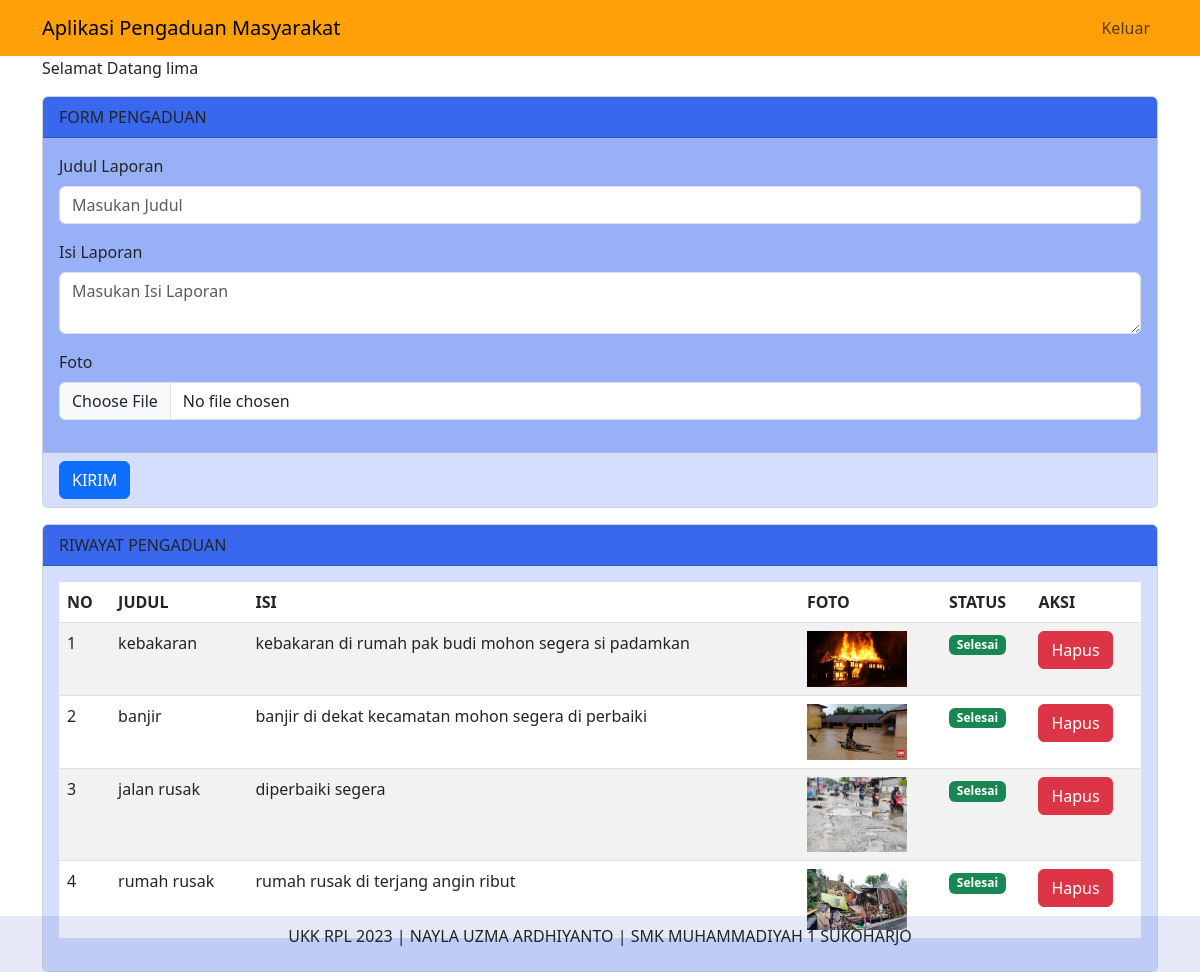
Screenshot of /masyarakat/ (signed in) with the database file from the repository.
### tables this page shows
CREATE TABLE `pengaduan` (
  `id_pengaduan` int(11) NOT NULL,
  `tgl_pengaduan` date NOT NULL,
  `nik` char(16) NOT NULL,
  `judul_laporan` varchar(50) NOT NULL,
  `isi_laporan` text NOT NULL,
  `foto` varchar(255) NOT NULL,
  `status` enum('0','proses','selesai') NOT NULL
);

### masyarakat/home.php (the view, shortened to what this page needs)
<div class="container">
    <div class="row">
        <div class="col-md-12 " mt-3>
            <p>Selamat Datang <?php echo $_SESSION ['nama'] ?></p>
            <div class="card">
            <div class="card-header" style="background-color: #3967ED;">
                FORM PENGADUAN
            </div>
            <div class="card-body" style="background-color: #98B1F6;">
                <form action="" method="POST" enctype="multipart/form-data">
                <div class="mb-3">
                    <label class="form-label">Judul Laporan</label>
                    <input type="text" class="form-control" name="judul_laporan" placeholder="Masukan Judul" required>
                </div>
                <div class="mb-3">
                    <label class="form-label">Isi Laporan</label>
                    <textarea class="form-control" name="isi_laporan" placeholder="Masukan Isi Laporan" required ></textarea>
                </div>
                <div class="mb-3">
                    <label class="form-label">Foto</label>
                    <input type="file" class="form-control" name="foto" required>
                </div>
            </div>
            <div class="card-footer" style="background-color: #D5DFFD;">
                <button type="submit" name="kirim" class="btn btn-primary">KIRIM</button>
            </div>
            <?php
            include '../config/koneksi.php';
            ?>
        </div>
        </div>
    </div>
<div class="row">
    <div class="col-md-12 mt-3">
    <div class="card">
            <div class="card-header" style="background-color: #3967ED;">
                RIWAYAT PENGADUAN
            </div>
            <div class="card-body" style="background-color: #D5DFFD;">
                <table class="table table-striped">
                    <thead>
                        <tr>
                            <th>NO</th>
                            <th>JUDUL</th>
                            <th>ISI</th>
                            <th>FOTO</th>
                            <th>STATUS</th>
                            <th>AKSI</th>
                        </tr>
                    </thead>
                    <tbody>
                                <?php
                                $no = 1;
                                $nik = $_SESSION['nik'];
                                $query = mysqli_query($koneksi, "SELECT * FROM pengaduan WHERE $nik='$nik' ORDER BY id_pengaduan DESC");
                                while ($data = mysqli_fetch_array($query)) { ?>
                                    <tr>
                                        <td><?php echo $no++; ?></td>
                                        <td><?php echo $data['judul_laporan'] ?></td>
                                        <td><?php echo $data['isi_laporan'] ?></td>
                                        <td><img src="../assets/img/<?php echo $data['foto'] ?>" width="100"></td>
                                        <td>
                                            <?php
                                            if ($data['status'] == 'proses') {
                                                echo "<span class='badge bg-warning'>Proses</span>";
                                            }
                                            elseif ($data['status'] == 'selesai') {
                                                echo "<span class='badge bg-success'>Selesai</span>";
                                            }
                                            else {
                                                echo "<span class='badge bg-danger'>Menunggu</span>";
                                            }
                                            ?>
                                        </td>
                                        <td>
                                        <button type="button" class="btn btn-danger" data-bs-toggle="modal" data-bs-target="#hapusModal<?php echo $data['id_pengaduan'] ?>">
                                                Hapus
                                            </button>
                                        </td>
                                    </tr>
                                    <?php } ?>
                    </tbody>
                </table>
            </div>
        </div>
    </div>
</div>
</div>

### rows the page displays
pengaduan: judul_laporan "kebakaran", isi_laporan "kebakaran di rumah pak budi mohon segera si padamkan", foto (picture), status "Selesai"
pengaduan: judul_laporan "banjir", isi_laporan "banjir di dekat kecamatan mohon segera di perbaiki", foto (picture), status "Selesai"
pengaduan: judul_laporan "jalan rusak", isi_laporan "diperbaiki segera", foto (picture), status "Selesai"
pengaduan: judul_laporan "rumah rusak", isi_laporan "rumah rusak di terjang angin ribut", foto (picture), status "Selesai"

### other values shown
$_SESSION ['nama'] "lima"
